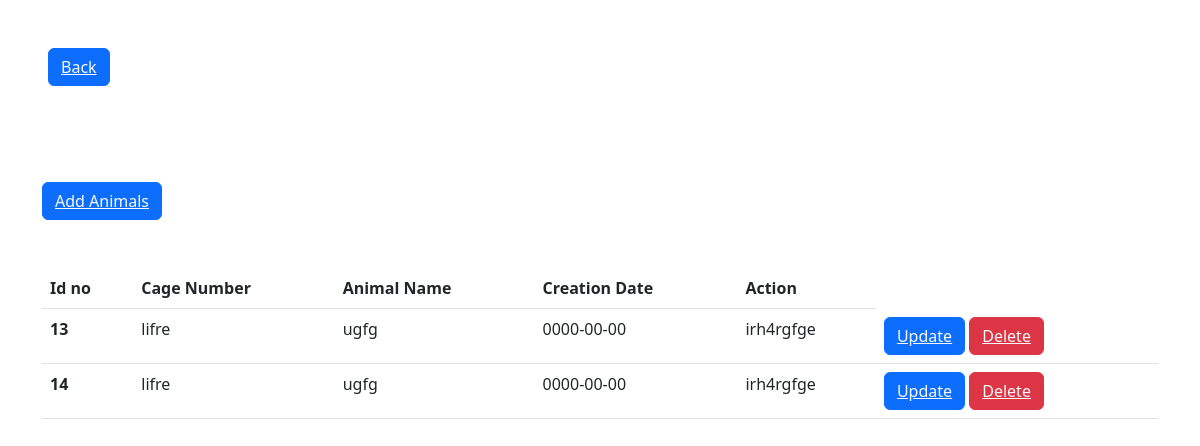
/Display.php, run on the app's committed database.
### tables this page shows
CREATE TABLE `tblanimal` (
  `id` int(10) NOT NULL,
  `AnimalName` varchar(200) DEFAULT NULL,
  `CageNumber` varchar(50) DEFAULT NULL,
  `FeedNumber` varchar(200) DEFAULT NULL,
  `AnimalImage` blob NOT NULL,
  `Description` mediumtext DEFAULT NULL,
  `CreationDate` date DEFAULT NULL
);

### Display.php (the view, shortened to what this page needs)
<?php
include 'connect.php';
?>
<!DOCTYPE html>
<html>
<head>
    <link rel="stylesheet" href="https://cdn.jsdelivr.net/npm/bootstrap@5.2.3/dist/css/bootstrap.rtl.min.css">
</head>
<body>
<button class="btn btn-primary m-lg-5"><a href="logout1.php"class="text-light">Back</a></button>
    <div class="container">
   <button  class="btn btn-primary my-5"><a href="addanimals.php" class="text-light">Add Animals </a> </button>
   <table class="table">
  <thead>
    <tr>
      <th scope="col">Id no</th>
      <th scope="col">Cage Number</th>
      <th scope="col">Animal Name</th>
      <th scope="col">Creation Date</th>
      <th scope="col">Action</th>
    </tr>
  </thead>
  <tbody>
<?php
$sql = "Select * from tblanimal";
$result = mysqli_query($con,$sql);
if($result)
{
    while($row = mysqli_fetch_assoc($result)){
        $id = $row['id'];
        $CageNumber = $row['CageNumber'];
        $AnimalName = $row['AnimalName'];
        $CreationDate = $row['CreationDate'];
        $FeedNumber = $row['FeedNumber'];
        echo ' <tr>
        <th scope="row">'.$id.'</th>
        <td>'.$CageNumber.'</td>
        <td>'.$AnimalName.'</td>
        <td>'.$CreationDate.'</td>
        <td>'.$FeedNumber.'</td>
        <td>
    <button class="btn btn-primary"><a href="update.php? updateid='.$id.'" class="text-light">Update</a></button>
    <button class="btn btn-danger"><a href="Delete.php? deleteid='.$id.'" class="text-light">Delete</a></button>
</td>
      </tr>';
}
}
?>
</tbody>
</table>
</div>
</body>
</html>

### data on the page
tblanimal: id "13", CageNumber "lifre", AnimalName "ugfg", CreationDate "0000-00-00", FeedNumber "irh4rgfge"
tblanimal: id "14", CageNumber "lifre", AnimalName "ugfg", CreationDate "0000-00-00", FeedNumber "irh4rgfge"
